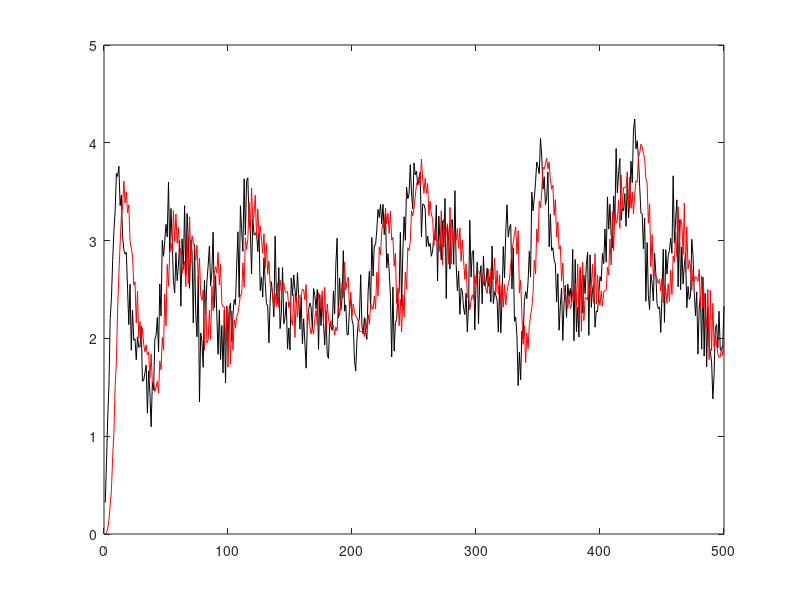
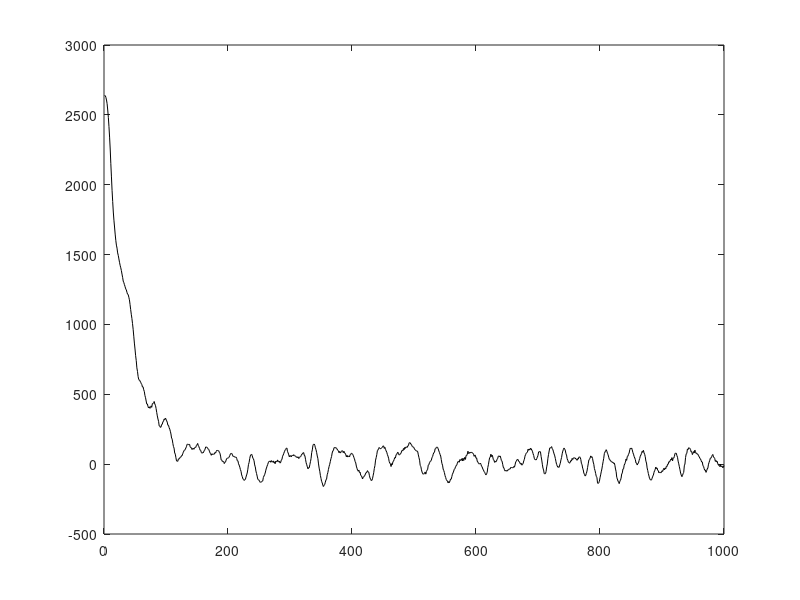

The MATLAB script that drew these images, in order:
tic;
T = 1000;
xn = rand(1,T);          % random white noise

num_coeff = 10;
Sz =  rand(1,num_coeff); % assume Sz' == Sz
Sz_hat = Sz;             % random Sz 

Pz = rand(1,num_coeff);  % random Pz
dn = filter(Pz,1,xn);    % desired signal

xntemp = zeros(1,num_coeff);
yntemp = zeros(1,num_coeff);
%Wz = rand(1,num_coeff);
Wz = zeros(1,num_coeff);
err = zeros(1,T);
total_err = zeros(1,T);

% mu = 0.01;
% for k = 1:T
%     xntemp = [xn(k), xntemp(1:num_coeff-1)];
%     %yn_hat = sum(xntemp.*Wz.*Sz);
%     yn = xntemp*Wz';
%     yntemp = [yn,yntemp(1:num_coeff-1)];
%     yn_hat = yntemp*Wz';
%     err(k) = dn(k) - yn_hat;
% 
%     
%     xn_hat=  xntemp.*Sz_hat;
%     Wz =  Wz + mu/norm(xn_hat,2)*err(k)*xn_hat;
%     %Wz =  Wz + mu*err(k)*xn_hat;
% end

mu = 0.005;
for k = 1:T
    xntemp = [xn(k), xntemp(1:num_coeff-1)];
    %yn_hat = sum(xntemp.*Wz.*Sz);
    yn = filter(Wz,1,xn);
    yn_hat = filter(Sz,1,yn);
    err(k) = dn(k) - yn_hat(k);

    total_err(k) = sum(dn-yn_hat); 
    xn_hat=  xntemp.*Sz_hat;
    Wz =  Wz + mu/norm(xn_hat,2)*err(k)*xn_hat;
    %Wz =  Wz + mu*err(k)*xn_hat;
end

yn_res = filter(Sz,1, filter(Wz,1,xn));
plot(dn(1:500),'k');
hold on;
plot(yn_res(1:500),'r');
%sum(yn_res-dn);
figure;
plot(total_err,'k')
% figure;
% plot(dn(1:500)-yn_res(1:500),'k')
toc